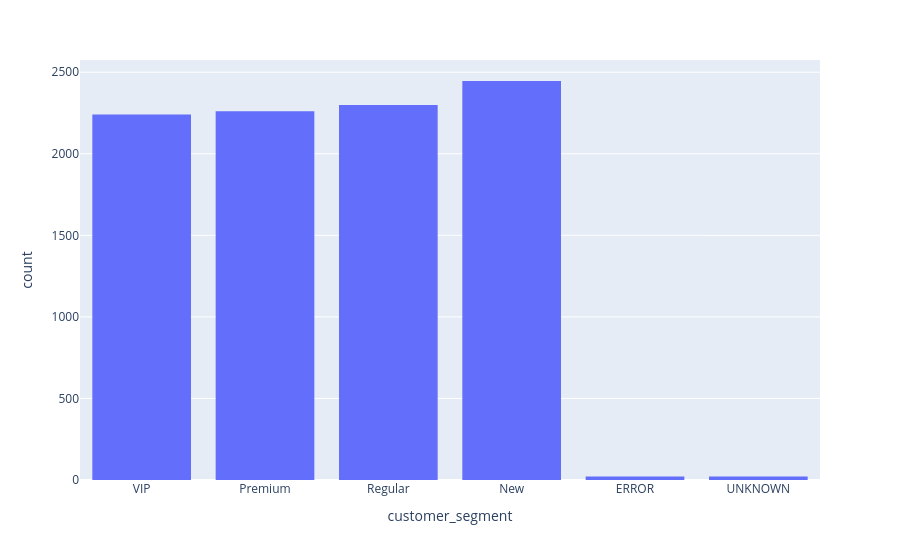

The notebook cell this image was saved under:
### Code cell
px.histogram(data_frame=df,x="customer_segment")

### Figure 1 — Plotly figure (JSON) as saved in the notebook; plotly's stock layout.template omitted (floating-point values rounded to 4 significant figures; data arrays with more than 128 entries replaced by an {"elided": "..."} marker saying what was removed)
{"data": [{"bingroup": "x", "hovertemplate": "customer_segment=%{x}<br>count=%{y}<extra></extra>", "legendgroup": "", "marker": {"color": "#636efa", "pattern": {"shape": ""}}, "name": "", "orientation": "v", "showlegend": false, "type": "histogram", "x": {"elided": "9623 str values"}, "xaxis": "x", "yaxis": "y"}], "layout": {"barmode": "relative", "legend": {"tracegroupgap": 0}, "margin": {"t": 60}, "xaxis": {"anchor": "y", "domain": [0, 1], "title": {"text": "customer_segment"}}, "yaxis": {"anchor": "x", "domain": [0, 1], "title": {"text": "count"}}}}
